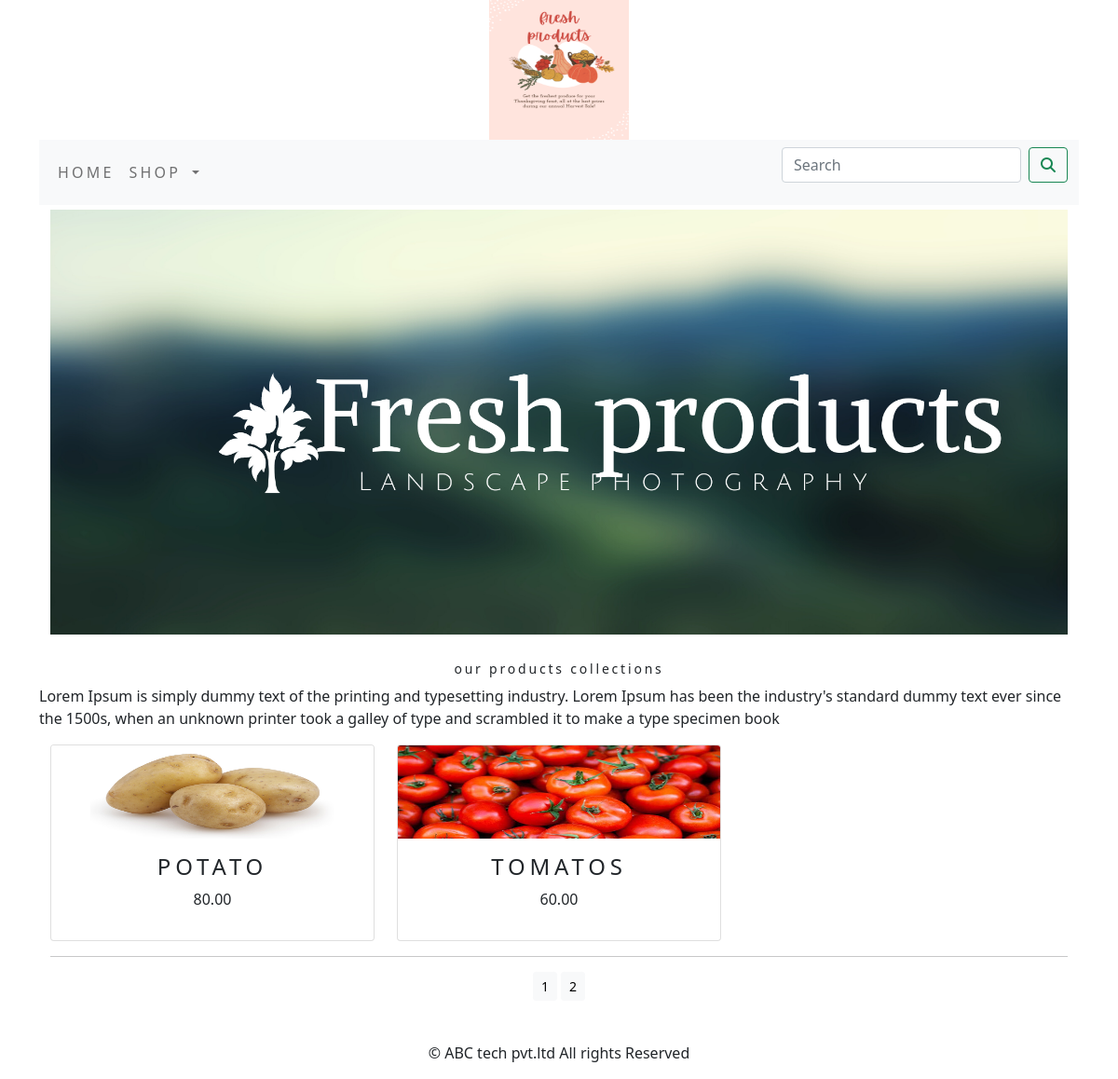
The page /shopapp/?page=2 on the database its author committed.
### shopapp/models.py (models this page shows, shortened)
class Product(models.Model):
    name = models.CharField(max_length=250, unique=True)
    slug = models.SlugField(max_length=250, unique=True)
    description = models.TextField(blank=True)
    price = models.DecimalField(max_digits=10, decimal_places=2)
    category = models.ForeignKey(Category, on_delete=models.CASCADE)
    image = models.ImageField(upload_to='product', blank=True)
    stock = models.IntegerField()
    available = models.BooleanField(default=True)
    created = models.DateTimeField(auto_now_add=True)
    updated = models.DateTimeField(auto_now=True)
    def get_url(self):
        return reverse('shopapp:prodCatdetail', args=[self.category.slug, self.slug])
    class Meta:
        ordering = ('name',)
        verbose_name = 'product'
        verbose_name_plural = 'products'

### shopapp/views.py (the view)
# urls.py: path('', views.allProdCat, name='allProdCat'),
def allProdCat(request, c_slug=None):
    c_page = None
    products_list = None
    if c_slug != None:
        c_page = get_object_or_404(Category, slug=c_slug)
        products_list = Product.objects.all().filter(category=c_page, available=True)
    else:
        products_list = Product.objects.all().filter(available=True)
    paginator = Paginator(products_list, 6)
    try:
        page = int(request.GET.get('page', '1'))
    except:
        page = 1
    try:
        products = paginator.page(page)
    except (EmptyPage, InvalidPage):
        products = paginator.page(Paginator.num_pages)
    return render(request, "category.html", {'category': c_page, 'products': products})

### cart/context_processors.py (called while the page is built)
def counter(request):
    item_count = 0
    if 'admin' in request.path:
        return {}
    else:
        try:
            cart = Cart.objects.filter(cart_id=_cart_id(request))
            car_items = CartItem.objects.all().filter(cart=cart[:1])
            for cart_item in car_items:
                item_count += cart_item.quantity
        except Cart.DoesNotExist:
            item_count = 0
    return dict(item_count=item_count)

### cart/views.py (called while the page is built)
def _cart_id(request):
    cart = request.session.session_key
    if not cart:
        cart = request.session.create()
    return cart

### shopapp/context_processors.py (called while the page is built)
def menu_links(request):
    links = Category.objects.all()
    return dict(links=links)

### shopapp/models.py (called while the page is built)
    def get_url(self):
        return reverse('shopapp:products_by_category', args=[self.slug])

### templates/category.html (shortened to what this page needs)
{% extends 'base.html' %}
{% load static %}
{% block content %}
      <div class="mx-auto">
          {% if category %}
          <img class="my_image" src="{{category.image.url}}" alt="{{category.name}}">
      </div>
          <br>
      <div>
          <h1 class="text-center my_title">{{category.name}}</h1>
          <p class="text-justify">{{category.description}}</p>
      </div>
        {% else %}
      <div>
          <img src="{% static 'img/banner.png' %}" class=" container-fluid my-image my_image_padding" alt="{{category.name}}" width="1250px">
      </div>
       <br>
      <div>
          <h1 class="text-center my_title">our products collections</h1>
          <p class="text-justify">Lorem Ipsum is simply dummy text of the printing and typesetting industry. Lorem Ipsum has been the industry's standard dummy text ever since the 1500s, when an unknown printer took a galley of type and scrambled it to make a type specimen book</p>
      </div>
        {% endif %}
      <div class="container">
          <div class="row mx_auto">
              {% for product in products.object_list  %}
              <div class="my_bottom_margin col_4 col-sm-4 col-md-4 col-lg-4">
               <div class="card text-center" style="min-width:18rem">
                  <a href="{{product.get_url}}"><img class="card-img-top my_image" src="{{product.image.url}}" alt="{{product.name }}" width="100" height="100"></a>
                  <div class="card-body">
                     <h4>{{product.name}}</h4>
                     <p>{{product.price}}</p>
                  </div>
               </div>
              </div>
              {% endfor %}
          </div>
          <div class="mx-auto">
              {% if products.paginator.num_pages > 1 %}
              <hr>
              <div class="text-center">
                  {% for pg in products.paginator.page_range %}
                  <a href="?page={{pg}}" class="btn btn-light btn-sm {% if product.number == pg %} active {% endif %}">{{pg}}</a>
                  {% endfor %}
              </div>
              {% endif %}
          </div>
          <br>
      </div>
{% endblock %}

### static/css/custom.css (style rules this page uses)
body { font-family: 'Roboto', sans-serif; }
.my_image { width:300px; height:100px; }
.my_title { font-size:14px; text_transform:uppercase; letter-spacing:.2em; }
.my_image_padding { padding:5px; }
.my_bottom_margin { margin_bottom:10px }
.card-body h4 { letter-spacing: .2em; front-size: 14px; text-transform: uppercase; }

### rows shown on the page
Product: image (picture), name "POTATO", price "80.00"
Product: image (picture), name "TOMATOS", price "60.00"

### other values the page prints
{{ pg }} "1" "2"
